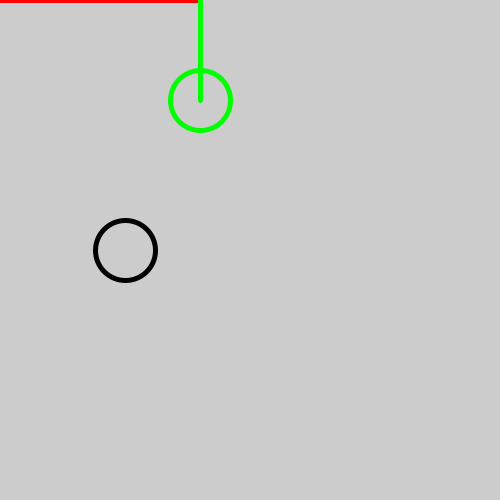
Frame 1 (no input)
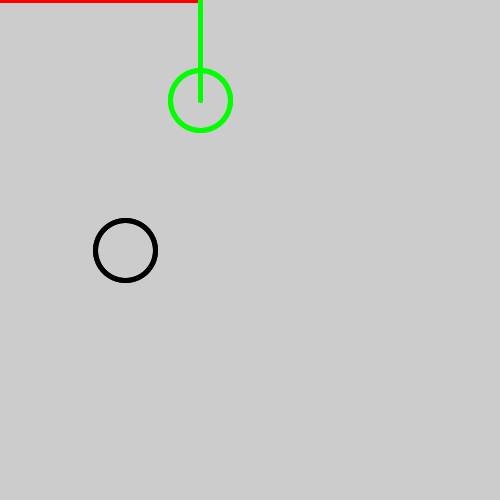
Frame 2 (the mouse pressed at the canvas centre, redrawn once)

The Processing sketch that drew these frames (run headless with seeded random() and noise(); the mouse was pressed at the canvas centre and the sketch redrawn once):

// Processing sketch: Unit_4_Assignment_1_Objects_PVectors
// ── Unit_4_Assignment_1_Objects_PVectors.pde
PVector v1, v2; 

void setup(){
  size(500, 500);
  
  noFill();
  noLoop();
  v1 = new PVector(40, 20);
  v2 = new PVector(25, 50); 
  
}

void draw() {
  
  scale(5);
  
  stroke(#ff0000);
  line (0, 0, v1.x, 0);   
  stroke(#00ff00);
  line(v1.x, 0, v1.x, v1.y);  
  ellipse(v1.x, v1.y, 12, 12);
  stroke(#000000);
 
  ellipse(v2.x, v2.y, 12, 12);

}
